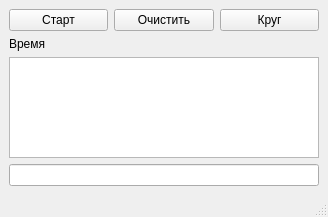
<?xml version="1.0" encoding="UTF-8"?>
<ui version="4.0">
 <class>MainWindow</class>
 <widget class="QMainWindow" name="MainWindow">
  <property name="geometry">
   <rect>
    <x>0</x>
    <y>0</y>
    <width>328</width>
    <height>217</height>
   </rect>
  </property>
  <property name="windowTitle">
   <string>MainWindow</string>
  </property>
  <widget class="QWidget" name="centralwidget">
   <layout class="QVBoxLayout" name="verticalLayout">
    <item>
     <layout class="QHBoxLayout" name="horizontalLayout">
      <item>
       <widget class="QPushButton" name="pushButton_Start_Stop">
        <property name="text">
         <string>Старт</string>
        </property>
       </widget>
      </item>
      <item>
       <widget class="QPushButton" name="pushButton_clear">
        <property name="text">
         <string>Очистить</string>
        </property>
       </widget>
      </item>
      <item>
       <widget class="QPushButton" name="pushButton_circle">
        <property name="text">
         <string>Круг</string>
        </property>
       </widget>
      </item>
     </layout>
    </item>
    <item>
     <layout class="QVBoxLayout" name="verticalLayout_2">
      <item>
       <widget class="QLabel" name="label">
        <property name="text">
         <string>Время</string>
        </property>
       </widget>
      </item>
      <item>
       <widget class="QTextBrowser" name="textBrowser_circle"/>
      </item>
     </layout>
    </item>
    <item>
     <widget class="QLineEdit" name="lineEdit_time"/>
    </item>
   </layout>
  </widget>
  <widget class="QMenuBar" name="menubar">
   <property name="geometry">
    <rect>
     <x>0</x>
     <y>0</y>
     <width>328</width>
     <height>21</height>
    </rect>
   </property>
  </widget>
  <widget class="QStatusBar" name="statusbar"/>
 </widget>
 <resources/>
 <connections/>
</ui>
